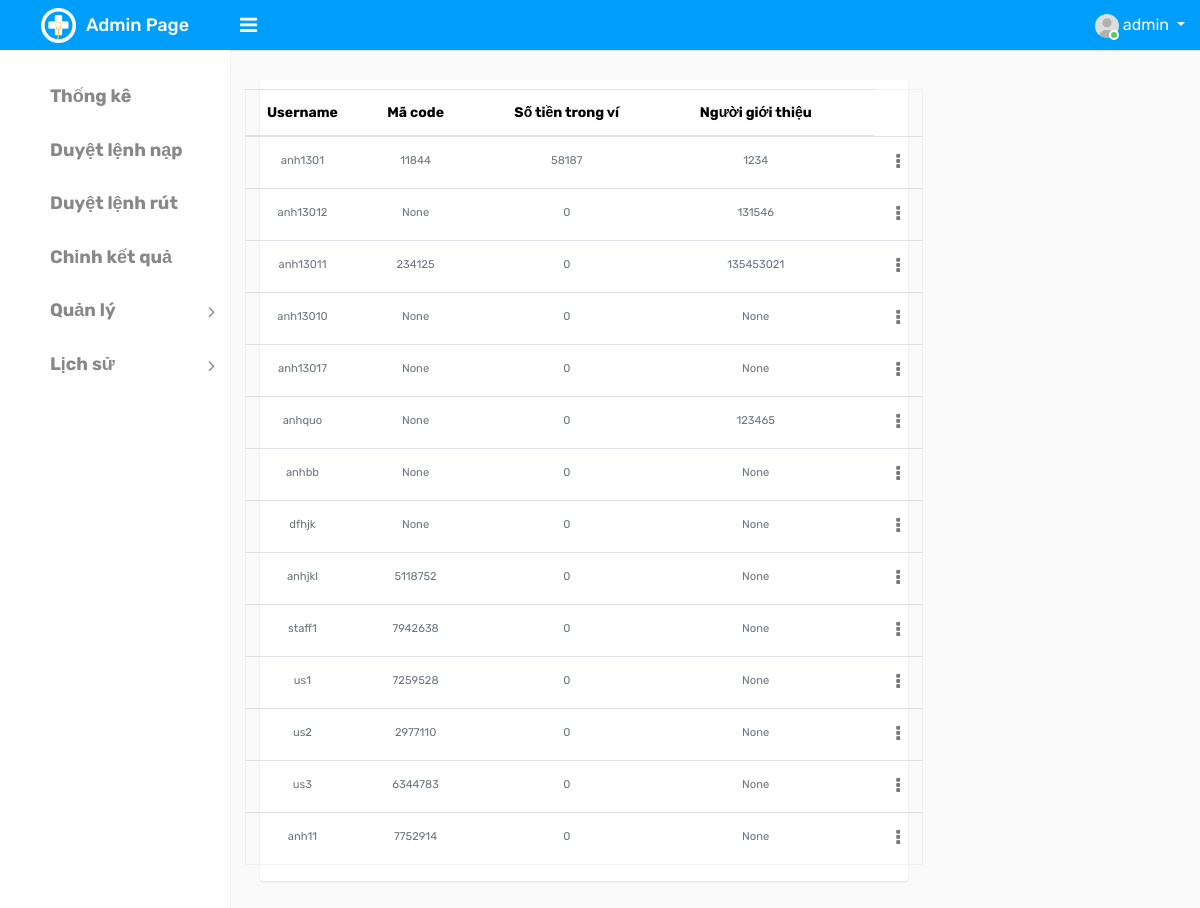
Page /list_user/ (signed in) on the committed database.
### ModuleApp/models.py (models this page shows)
class User(AbstractUser):
    id = models.UUIDField(primary_key=True, default=uuid.uuid4, editable=False)
    code = models.IntegerField(null=True)
    wallet = models.IntegerField(default=0)
    wallet_password = models.CharField(max_length=6, null=True, default=None)
    type_choice = ((0, 'Normal'), (1, 'Admin'), (2, 'Staff'), (3, 'Guest'))
    type = models.IntegerField(choices=type_choice, default=0)
    referrer = models.IntegerField(null=True)
    create_at = models.DateTimeField(auto_now_add=True)
    update_at = models.DateTimeField(auto_now=True)

### ModuleApp/decorators.py (the view)
    def function(request, *args, **kwargs):
        user=request.user.username
        if user=='admin':
            return view_func(request, *args, **kwargs)
        else:
            return HttpResponse("Chức năng này chỉ dành cho Admin!")

### ModuleApp/views.py (called while the page is built)
@login_required
@admin_only
def list_user(request):
    users=User.objects.filter(type=0)
    context={'data': users}
    return render(request, 'home/listuser.html', context)

### templates/home/listuser.html (shortened to what this page needs)
{% extends 'index/index.html' %}
{% block content %}
<div class="d-flex flex" id="content-body">
    <div class="d-flex flex-column flex card">
        <div class="padding">
            <div class="row ">
                <table id="table" class="table" data-mobile-responsive="true"
                    style="text-align: center;margin-top: 9px;">
                    <thead>
                        <tr>
                            <th data-sortable="true" data-field="stt" style="width: 3cm;">Username</th>
                            <th data-sortable="true" data-field="stt" style="width: 3cm;">Mã code</th>
                            <th data-sortable="true" data-field="bsx" style="width: 5cm;">Số tiền trong ví</th>
                            <th data-sortable="true" data-field="bsx" style="width: 5cm;">Người giới thiệu</th>
                            <th></th>
                        </tr>
                    </thead>
                    <tbody>
                        {% for i in data %}
                        <tr class=" " data-id="5">
                            <td style="min-width:20px;">
                                <small class="text-muted">{{ i.username }}</small>
                            </td>
                            <td style="min-width:20px;">
                                <small class="text-muted">{{ i.code }}</small>
                            </td>
                            <td style="min-width:20px;">
                                    <small class="text-muted">{{ i.wallet }}</small>
                                    </td>
                            <td style="min-width:20px;">
                                    <small class="text-muted">{{ i.referrer }}</small>
                            </td>
                            <td>{{i.status}}</td>
                            <td class="text-right">
                                <div class="dropdown dropdown-action">
                                    <a href="#" class="action-icon dropdown-toggle" data-toggle="dropdown"
                                        aria-expanded="false"><i class="fa fa-ellipsis-v"></i></a>
                                </div>
                            </td>
                        </tr>
                        {% endfor %}
                    </tbody>
                </table>
            </div>
        </div>
    </div>
</div>
{% endblock %}

### templates/index/index.html (shortened to what this page needs)
{% load static %}
<!DOCTYPE html>
<html lang="en">
<head>
    <link rel="stylesheet" type="text/css" href="{% static 'homepage/assets/css/bootstrap.min.css' %}">
    <link rel="stylesheet" type="text/css" href="{% static 'homepage/assets/css/font-awesome.min.css' %}">
    <link rel="stylesheet" type="text/css" href="{% static 'homepage/assets/css/style.css' %}">
    <link rel="stylesheet" type="text/css" href="{% static 'style/set.css' %}">
</head>
<body>
    <div class="main-wrapper">
        <div class="header">
			<div class="header-left">
				<a href="" class="logo">
					<img src="{% static 'homepage/assets/img/logo.png' %}" width="35" height="35" alt=""><span>Admin Page</span>
				</a>
			</div>
			<a id="toggle_btn" href="javascript:void(0);"><i class="fa fa-bars"></i></a>
            <ul class="nav user-menu float-right">
                <li class="nav-item dropdown has-arrow">
                    <a href="#" class="dropdown-toggle nav-link user-link" data-toggle="dropdown">
                        <span class="user-img">
							<img class="rounded-circle" src="{% static 'homepage/assets/img/user.jpg' %}" width="24" alt="Admin">
							<span class="status online"></span>
						</span>
						<span>{{request.user.username}}</span>
                    </a>
                </li>
            </ul>
        </div>
        <div class="sidebar" id="sidebar">
            <div class="sidebar-inner slimscroll">
                <div id="sidebar-menu" class="sidebar-menu">
                    <ul>
                       <li class="menu-title"></li>
                        <li>
                        <a href="{% url 'app:admin_dashboard' %}"><i></i> <span><h4><b>Thống kê</b></h4></span></a>
                        </li>
						<li>
                            <a href="{% url 'app:list_accept_input_money' %}"><i></i> <span><h4><b>Duyệt lệnh nạp</b></h4></span></a>
                        </li>
                        <li>
                            <a href="{% url 'app:list_accept_output_money' %}"><i></i> <span><h4><b>Duyệt lệnh rút</b></h4></span></a>
                        </li>
                        <li>
                            <a href="{% url 'app:set_phase_usdt' %}"><i></i> <span><h4><b>Chỉnh kết quả</b></h4></span></a>
                        </li>
                        <li class="submenu">
							<a href="#"><i></i> <span><h4><b>Quản lý</b></h4></span> <span class="menu-arrow"></span></a>
						</li>
						<li class="submenu">
							<a href="#"><i></i> <span><h4><b>Lịch sử</b></h4></span> <span class="menu-arrow"></span></a>
						</li>
                    </ul>
                </div>
            </div>
        </div>
        <div class="page-wrapper">
            <div class="content">
                {% block content %}
                {% endblock %}
            </div>
        </div>
    </div>
</body>
</html>

### rows in the picture
User: user.username "admin"
User: username "anh1301", code "11844", wallet "58187", referrer "1234"
User: username "anh13012", code "None", wallet "0", referrer "131546"
User: username "anh13011", code "234125", wallet "0", referrer "135453021"
User: username "anh13010", code "None", wallet "0", referrer "None"
User: username "anh13017", code "None", wallet "0", referrer "None"
User: username "anhquo", code "None", wallet "0", referrer "123465"
User: username "anhbb", code "None", wallet "0", referrer "None"
User: username "dfhjk", code "None", wallet "0", referrer "None"
User: username "anhjkl", code "5118752", wallet "0", referrer "None"
User: username "staff1", code "7942638", wallet "0", referrer "None"
User: username "us1", code "7259528", wallet "0", referrer "None"
User: username "us2", code "2977110", wallet "0", referrer "None"
User: username "us3", code "6344783", wallet "0", referrer "None"
User: username "anh11", code "7752914", wallet "0", referrer "None"
